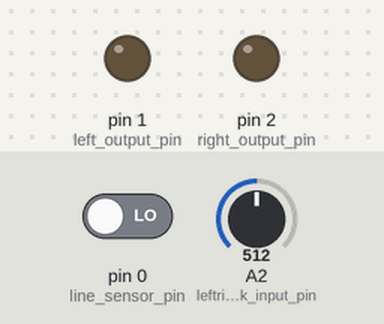
This sketch was run on a simulated Arduino Uno, built with avr-gcc and run on an emulated ATmega328P. Shown: output pins drawn as LEDs (lit = HIGH). The inputs (shaded band) are chosen by the test bench; at power-on: A2 (leftright_joystick_input_pin) = 512, pin 0 (line_sensor_pin) LOW.

Above: at 1.2 s.
1.3 s: A2 (leftright_joystick_input_pin) set to 260
2.8 s: A2 (leftright_joystick_input_pin) set to 242
At 3.2 s:
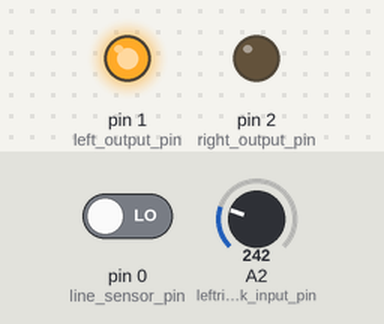
4.3 s: A2 (leftright_joystick_input_pin) set to 910
At 5.5 s:
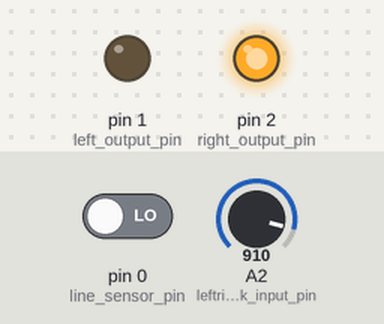
5.8 s: A2 (leftright_joystick_input_pin) set to 889
At 6.7 s:
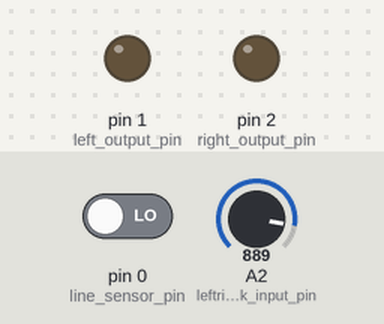
7.3 s: A2 (leftright_joystick_input_pin) set to 1023
At 7.8 s:
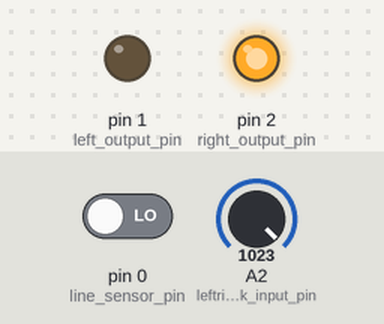
Timing chart, 0 to 9.8 s (numbered marks = the images above; inputs shaded):
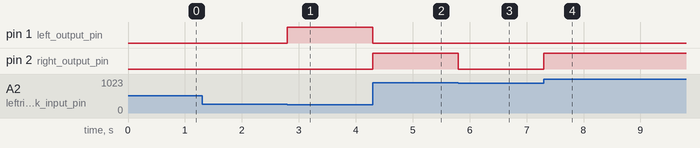

Measured:
- the behaviour switches between 250 and 249 on A2 (leftright_joystick_input_pin) (found by bisection; images 0 and 1)
- the behaviour switches between 901 and 900 on A2 (leftright_joystick_input_pin) (found by bisection; images 2 and 3)
- after the input at 1.3 s, every drawn part: stays the same
- after the input at 2.8 s, pin 1 (left_output_pin): LOW → HIGH at once
- after the input at 4.3 s, pin 1 (left_output_pin): HIGH → LOW at once; pin 2 (right_output_pin): LOW → HIGH at once
- after the input at 5.8 s, pin 2 (right_output_pin): HIGH → LOW at once
- after the input at 7.3 s, pin 2 (right_output_pin): LOW → HIGH at once

The sketch:

AT85_Left_Right_noMD_AnalogJoystick.ino
```cpp
//Nathan Smith
int leftright_joystick_input_pin = A2;
int left_output_pin = 1;
int right_output_pin = 2;
int joystick_value = 1;
int line_sensor_pin = 0;
int line_sensor_value = 0;
int turned_right = 0;
int turned_left = 0;

void setup() {
   //Serial.begin(9600);
   pinMode(leftright_joystick_input_pin, INPUT);
   pinMode(left_output_pin, OUTPUT);
   pinMode(right_output_pin, OUTPUT);
   pinMode(line_sensor_pin,INPUT);
}

void settozero() {

  digitalWrite(right_output_pin, LOW);
  digitalWrite(left_output_pin, LOW);
}

void loop() {

  joystick_value = analogRead(leftright_joystick_input_pin);

  settozero();

  while(joystick_value < 250){
      joystick_value = analogRead(leftright_joystick_input_pin);
      digitalWrite(left_output_pin,HIGH);
      turned_left=1;
      }

  settozero();
  //Serial.print("turn left value:");
 //Serial.println(turned_left);
  if(turned_left > 0)
  {
    line_sensor_value = digitalRead(line_sensor_pin);
    while(line_sensor_value > 0)
    {
      digitalWrite(right_output_pin, HIGH);
      line_sensor_value = digitalRead(line_sensor_pin);
      //Serial.println(digitalRead(line_sensor_pin));
      //Serial.println("adjusting Right");
    }
    turned_left = 0;
  }

  settozero();

  while ( joystick_value > 900){
      joystick_value = analogRead(leftright_joystick_input_pin);
      digitalWrite(right_output_pin, HIGH);
      turned_right=1;
    }

  settozero();

  if(turned_right > 0)
  {
    line_sensor_value = digitalRead(line_sensor_pin);
    while(line_sensor_value > 0)
    {
      digitalWrite(left_output_pin, HIGH);
      line_sensor_value = digitalRead(line_sensor_pin);
    }
    turned_right = 0;
  }
}
```
